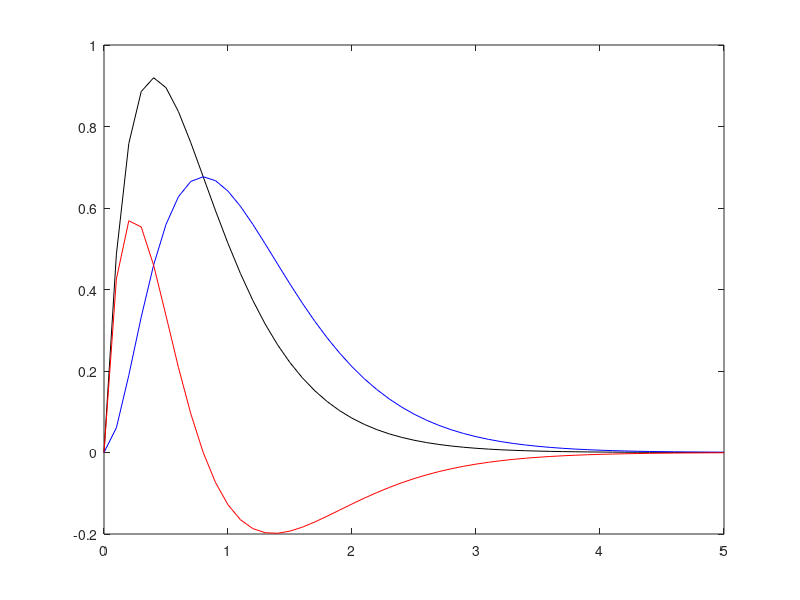
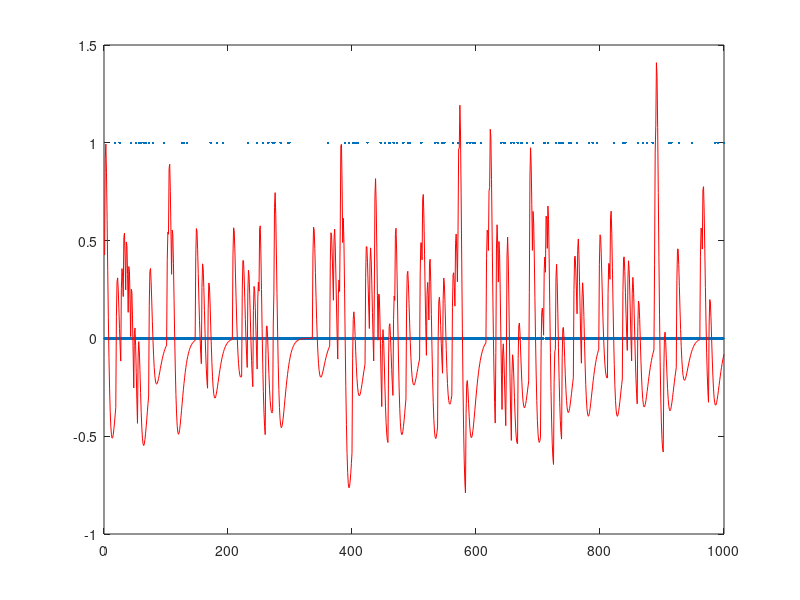
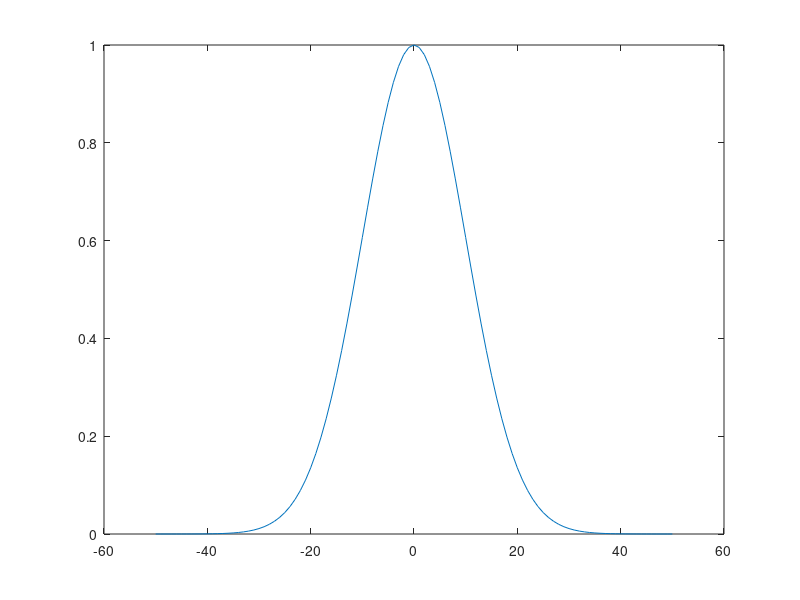
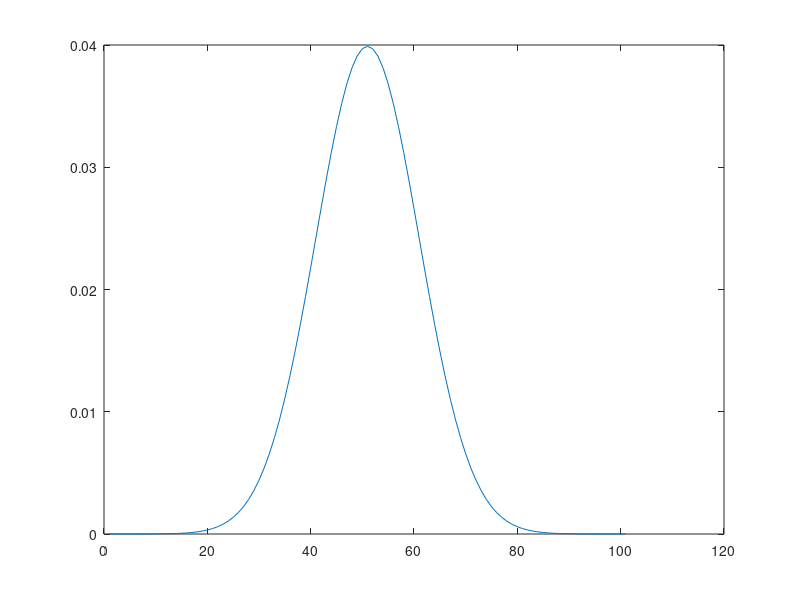

These figures' MATLAB source, in order: (Note: this script raises an error after producing the figures.)
% lecture 06
% 2015 Febuary 05
% Image Smoothing
% Moo K. Chung mkchung@wisc.edu

%----------------------------------
% Hemodynamic response function (HRF) convolution in fMRI from Lecture 03. 

% signle Gamma function
help gampdf

x = 0:.1:5;
y1 = gampdf(x, 2, .4); 
figure; plot(x, y1, 'k')

y2 = gampdf(x, 3, .4); 
hold on; plot(x, y2, 'b')

% linear combination of two Gamma functions  subtract it to get hemody...
y3 = y1 - y2;
hold on; plot(x, y3, 'r')

% stimuli modeled as a sequence of impulse functions
stimuli = zeros(1000,1);
ind = randi([1 1000], 100,1); %randomly index hundred of them of one
stimuli(ind)=1;
figure; plot(stimuli,'.')

bold = conv(stimuli, y3,'same');
hold on; plot(bold, 'r')

%---------------------------------
% Gaussian Kernel Smoothing in 1D

% Truncated Gaussian Kernel  in 1D
K=inline('exp(-(x.^2)/2/sigma^2)'); %define a function the kernel/ can also @ slash before sigma to 
dx= -50:50;
figure; plot(dx,K(10, dx));

sum(K(10,dx)) %integral sum height of function at each x
weight=K(10,dx)/sum(K(10,dx)) %normalize it
sum(weight) %if =1 properly devided
figure; plot(weight); 

% 1D Gaussian kernel smoothing
x=1:1000;
noise=normrnd(0, 1, 1,1000);
signal=cos(x/100);
figure; plot(signal, 'k', 'LineWidth', 3);
y= signal + noise;
hold on; plot(y, '.k');

smooth=conv(y,weight,'same');
hold on;plot(smooth, 'r', 'LineWidth', 3); 
%more bandwidth, smoother (not that wiggle), nonparametric regression

%EXERCISE: Construct kernel and perform kernel smoothing such that
% the smoothed singals does not wiggle too much and approximate the underlying signal.

% boundary effect
noise=normrnd(10, 1, 1000,1);
figure; plot(noise, '.k');

smooth=conv(noise,weight,'same');
hold on;plot(smooth, 'r:', 'LineWidth', 3); 
% wrong model, limitation of kernel smoothing. Boundary is not right 

%How to fix the boundary effect?

snoise= noise-mean(noise); % shift noise by mean value 
%first subtract, then adding the mean back. lowering the level and then
%bring it back
smooth=conv(snoise,weight,'same') + mean(noise);
hold on;plot(smooth, 'r', 'LineWidth', 3);
%Why?
%1. K?*Y --> 0 |K?*Y|<|Y| 2. starting point and ending points are zeros
%fix: partial differential equation "heat diffusion" 
%Exercise: Why we have the identical smoothing pattern in the middle?
% Is it even mathemtically possible?

%--------------------------------------------
% Gaussian Kernel Smoothing in 2D

% Truncated Gaussian Kernel  in 2D
K=inline('exp(-(x.^2+y.^2)/2/sigma^2)');  %kernel
[dx,dy]=meshgrid([-10:10])  % regular grid
figure; imagesc(K(10, dx,dy)); colorbar

sum(sum(K(10, dx,dy)))
%313.6054

weight=K(100000,dx,dy)/sum(sum(K(1000000,dx,dy)))
sum(sum(weight))

figure; imagesc(weight); colorbar

% toy example
signal= imread('toy-key.tif');
signal=(double(signal)-219)/36; % makes the image into real number
figure; imagesc(signal); colormap('bone'); colorbar %596 x 368

% Gaussian kernel smoothing
smooth=conv2(signal,weight,'same');
figure;imagesc(smooth); colormap('bone');colorbar;

weight=K(sqrt(100),dx,dy)/sum(sum(K(sqrt(100),dx,dy)))
smooth=conv2(signal,weight,'same');
figure;imagesc(smooth); colormap('bone');colorbar;

weight=K(sqrt(1000000),dx,dy)/sum(sum(K(sqrt(1000000),dx,dy))) %increased bandwidth doesn't change the kernel of a small window
smooth=conv2(signal,weight,'same');
figure;imagesc(smooth); colormap('bone');colorbar;

% Exercise: Why increasing the bandwidth will not change the amount of smoothing?
% then change the window size the image got very blurred
[dx,dy]=meshgrid([-100:100]); 
weight=K(sqrt(1000),dx,dy)/sum(sum(K(sqrt(1000),dx,dy)));
figure; imagesc(weight); colorbar
smooth=conv2(signal,weight,'same');
figure;imagesc(smooth); colormap('bone');colorbar;

%--------------------------------------
% This is why you need to smooth images

noise= normrnd(0, 5, 596, 368);
f = signal + noise;
figure; imagesc(f); colormap('bone'); caxis( [0 1]); colorbar

weight=K(sqrt(2),dx,dy)/sum(sum(K(sqrt(2),dx,dy)));
smooth=conv2(f,weight,'same');
figure; imagesc(smooth); colormap('bone'); caxis( [0 1]); colorbar

weight=K(sqrt(200),dx,dy)/sum(sum(K(sqrt(200),dx,dy)));
smooth=conv2(f,weight,'same');
figure; imagesc(smooth); colormap('bone'); caxis( [0 1]); colorbar
% different weight, much smoother
% Kernel smoothing is very robust and if used smartly, 
% it can outperform many advanced smoothing methods. 

%-----------------------------------------
% Gaussian white noise

figure; imagesc(noise); colormap('bone'); caxis( [-1 1]); colorbar

% Smooth Gaussian random field/stochastic process
[dx,dy]=meshgrid([-20:20])
weight=K(sqrt(1),dx,dy)/sum(sum(K(sqrt(1),dx,dy)));

smooth=conv2(noise,weight,'same');
figure; imagesc(smooth); colormap('bone'); caxis( [-1 1]); colorbar
% ten iteration of kernel smoothing, each time bandwidth increase by 10,
% increased smoothing
%generate moving images
for i=1:10
    noise= normrnd(0, 1, 100, 100);
    weight=K(sqrt(10*i),dx,dy)/sum(sum(K(sqrt(10*i),dx,dy)));
    smooth=conv2(noise,weight,'same');
    figure; imagesc(smooth); caxis( [-1 1]); colorbar
end;

%Exercise. As the bandwidth goes to infity, show the Gaussian kernel
%smoothing of white noise will converge to 0. 

%-------------------------------
% Quantitle-quantile plot
% Smoothing increases Gaussianness

p=[1:99]/100; 
q=inline('-log(1-p)/2');
subplot(2,2,1); plot(q(p),p);
xlabel('q')
ylabel('p=P(X < q)')
title('CDF of exponential(2)')

X=exprnd(2, 500,1);
Y=exprnd(2, 500,1);
subplot(2,2,2); qqplot(X,Y)
title('QQ-plot')

X=exprnd(2, 500,1);
Y=exprnd(2, 500,1);
subplot(2,2,3); qqplot(X,Y)
title('QQ-plot')

X=exprnd(2, 500,1);
Y=exprnd(2, 500,1);
subplot(2,2,4); qqplot(X,Y)
title('QQ-plot')

%------------------------------------
% Checking Gaussianness after smoothing

X=exprnd(2, 100,100);
figure; imagesc(X); colormap('bone'); colorbar

Y=reshape(X, 100^2,1);
figure; qqplot(Y)

[dx,dy]=meshgrid([-20:20])
weight=K(sqrt(1),dx,dy)/sum(sum(K(sqrt(1),dx,dy)));

smooth=conv2(X,weight,'same');
figure; imagesc(smooth); colormap('bone'); colorbar

Y=reshape(smooth, 100^2,1);
figure; qqplot(Y)

%Exercise: Why Gaussianness is increases?




